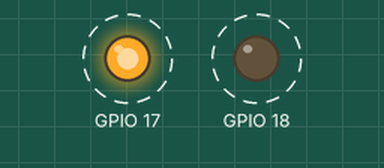
This program was run on a simulated Raspberry Pi (BCM pin numbers). On the bench: output pins drawn as LEDs (lit = HIGH). Dashed ring = blinking.

Above: at 0.2 s.
Timing chart, 0 to 3.0 s (numbered marks = the images above):
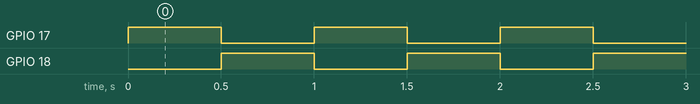

Measured:
- by itself, GPIO 17, GPIO 18: alternates HIGH for 0.50 s and LOW for 0.50 s

The program:

LEDS_Blink.py
```python
import RPi.GPIO as GPIO
import time

GPIO.setmode(GPIO.BCM)
GPIO.setup(17, GPIO.OUT)
GPIO.setup(18, GPIO.OUT)

while True:
    GPIO.output(17, GPIO.HIGH)
    GPIO.output(18, GPIO.LOW)
    time.sleep(0.5)
    GPIO.output(17, GPIO.LOW)
    GPIO.output(18, GPIO.HIGH)
    time.sleep(0.5)
```
